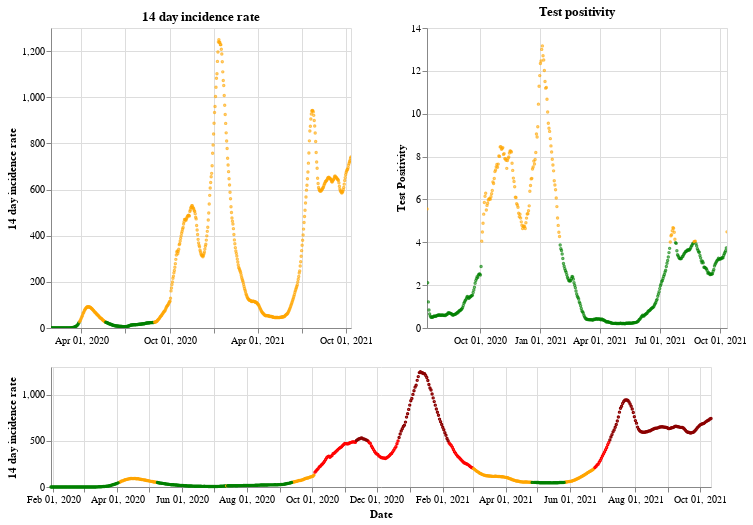

The notebook cell saved with this chart:
### Markdown cell above
## England

### Code cell
plot_traffic_light('England')

### Figure 1 — Vega-Lite specification as saved in the notebook (floating-point values rounded to 4 significant figures; data arrays with more than 128 entries replaced by an {"elided": "..."} marker saying what was removed)
{"config": {"view": {"continuousWidth": 400, "continuousHeight": 300}}, "vconcat": [{"hconcat": [{"mark": {"type": "point", "size": 2}, "encoding": {"color": {"condition": {"value": "green", "test": "(datum.twoWeeklyCasesRate <= 25)"}, "value": "orange"}, "tooltip": [{"type": "nominal", "field": "areaName"}, {"type": "temporal", "field": "date"}, {"type": "quantitative", "field": "twoWeeklyCasesRate"}, {"type": "quantitative", "field": "testPositivity"}], "x": {"type": "temporal", "axis": {"title": ""}, "field": "date", "scale": {"domain": {"selection": "DateBrush"}}, "timeUnit": "yearmonthdate"}, "y": {"type": "quantitative", "axis": {"title": "14 day incidence rate"}, "field": "twoWeeklyCasesRate"}}, "title": "14 day incidence rate", "width": 300}, {"mark": {"type": "point", "size": 2}, "encoding": {"color": {"condition": {"value": "green", "test": "(datum.testPositivity <= 4)"}, "value": "orange"}, "tooltip": [{"type": "nominal", "field": "areaName"}, {"type": "temporal", "field": "date"}, {"type": "quantitative", "field": "twoWeeklyCasesRate"}, {"type": "quantitative", "field": "testPositivity"}], "x": {"type": "temporal", "axis": {"title": ""}, "field": "date", "scale": {"domain": {"selection": "DateBrush"}}, "timeUnit": "yearmonthdate"}, "y": {"type": "quantitative", "axis": {"title": "Test Positivity"}, "field": "testPositivity"}}, "title": "Test positivity", "width": 300}]}, {"layer": [{"mark": {"type": "point", "size": 2}, "encoding": {"color": {"condition": {"value": "orange", "test": "(((datum.testPositivity < 4) && (datum.twoWeeklyCasesRate >= 50)) && (datum.twoWeeklyCasesRate < 200))"}, "value": "red"}, "opacity": {"condition": {"value": 1, "test": "((datum.twoWeeklyCasesRate >= 50) && (datum.twoWeeklyCasesRate < 500))"}, "value": 0}, "tooltip": [{"type": "nominal", "field": "areaName"}, {"type": "temporal", "field": "date"}, {"type": "quantitative", "field": "twoWeeklyCasesRate"}, {"type": "quantitative", "field": "testPositivity"}], "x": {"type": "temporal", "axis": {"title": "Date"}, "field": "date", "timeUnit": "yearmonthdate"}, "y": {"type": "quantitative", "axis": {"title": "14 day incidence rate"}, "field": "twoWeeklyCasesRate"}}, "selection": {"DateBrush": {"type": "interval", "encodings": ["x"], "fields": ["Time"]}}}, {"mark": {"type": "point", "size": 2}, "encoding": {"color": {"value": "darkred"}, "opacity": {"condition": {"value": 1, "test": "(datum.twoWeeklyCasesRate >= 500)"}, "value": 0}, "tooltip": [{"type": "nominal", "field": "areaName"}, {"type": "temporal", "field": "date"}, {"type": "quantitative", "field": "twoWeeklyCasesRate"}, {"type": "quantitative", "field": "testPositivity"}], "x": {"type": "temporal", "axis": {"title": "Date"}, "field": "date", "timeUnit": "yearmonthdate"}, "y": {"type": "quantitative", "axis": {"title": "14 day incidence rate"}, "field": "twoWeeklyCasesRate"}}}, {"mark": {"type": "point", "size": 2}, "encoding": {"color": {"condition": {"value": "green", "test": "((datum.testPositivity < 4) && (datum.twoWeeklyCasesRate < 50))"}, "value": "orange"}, "opacity": {"condition": {"value": 1, "test": "(datum.twoWeeklyCasesRate < 50)"}, "value": 0}, "tooltip": [{"type": "nominal", "field": "areaName"}, {"type": "temporal", "field": "date"}, {"type": "quantitative", "field": "twoWeeklyCasesRate"}, {"type": "quantitative", "field": "testPositivity"}], "x": {"type": "temporal", "axis": {"title": "Date"}, "field": "date", "timeUnit": "yearmonthdate"}, "y": {"type": "quantitative", "axis": {"title": "14 day incidence rate"}, "field": "twoWeeklyCasesRate"}}}], "height": 120, "width": 660}], "data": {"name": "data-23bc448e391fbe997840a6e32b64277b"}, "$schema": "https://vega.github.io/schema/vega-lite/v4.8.1.json", "datasets": {"data-23bc448e391fbe997840a6e32b64277b": {"elided": "621 records"}}}
